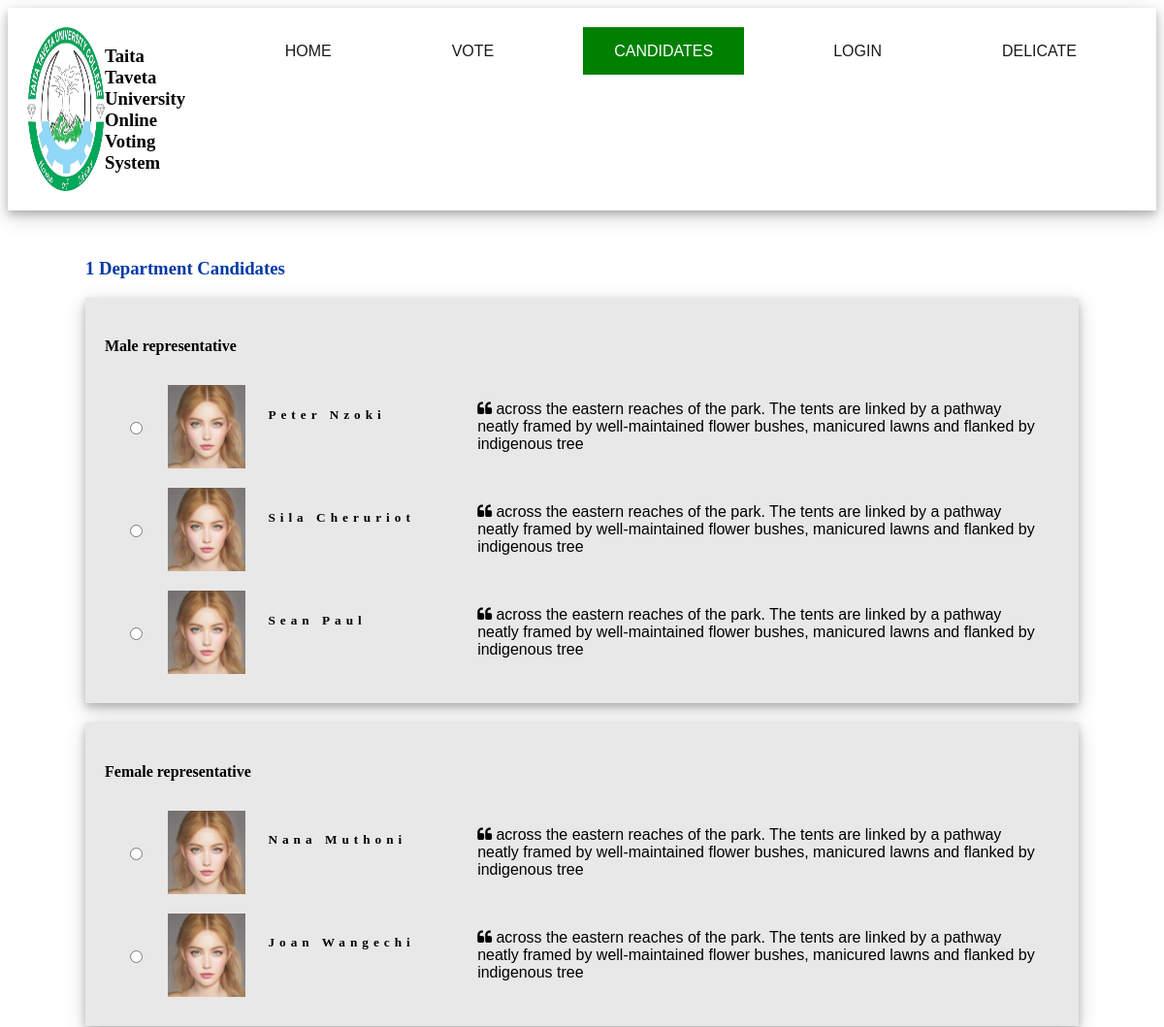
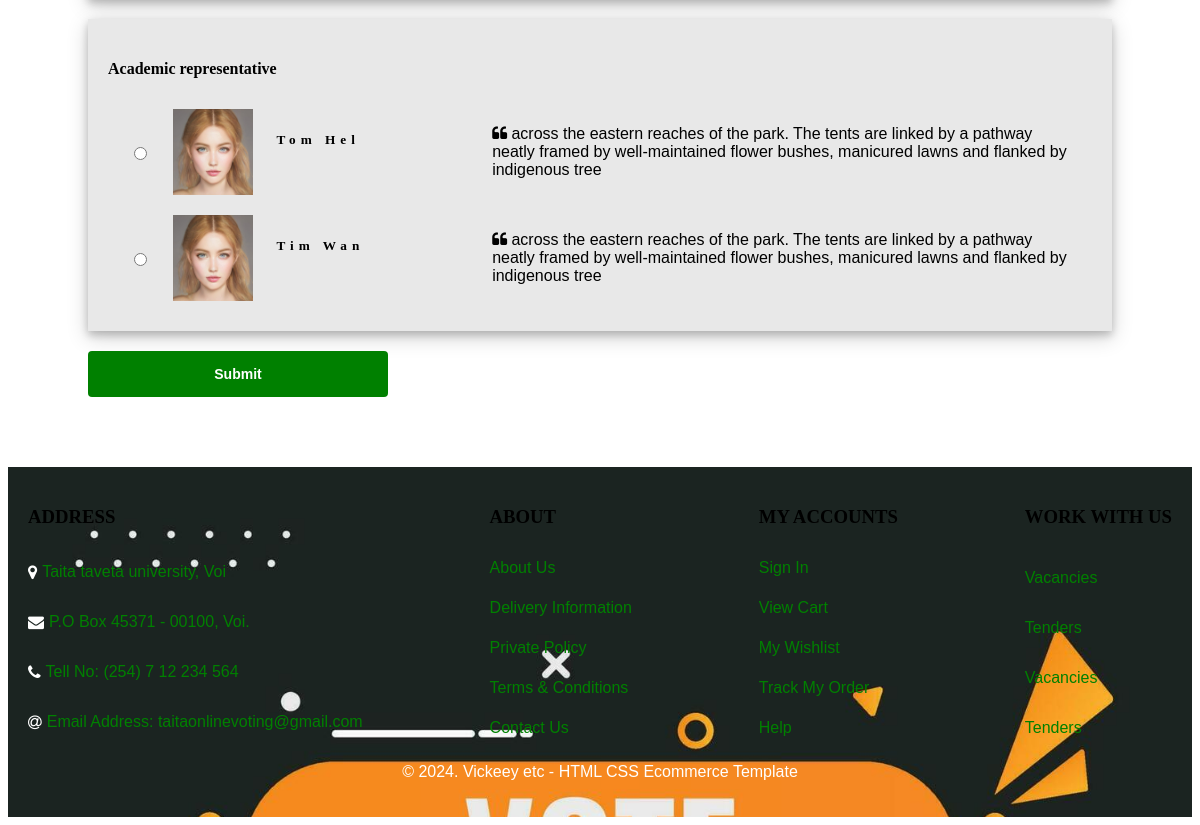
Screenshot of /candidates/1/ with the database file from the repository (2 pictures, top to bottom).
### votingapp/models.py (models this page shows)
class Deligate(models.Model):
    POSITION_OPTIONS = (
        ('MR','Male representative'),
        ('FR','Female representative'),
        ('AR','Academic representative'),
    )
    first_name = models.CharField(max_length=100)
    last_name = models.CharField(max_length=100)
    position = models.CharField(max_length=100,choices=POSITION_OPTIONS)
    department = models.ForeignKey(Department,on_delete=models.CASCADE,blank=True,null=True)
    reg_no = models.CharField(max_length=20)
    about = models.CharField(max_length=500)
    vote = models.IntegerField(default=0)
    def get_full_name(self):
        return f"{self.first_name } {self.last_name}"

### votingapp/views.py (the view, shortened to what this page needs)
# urls.py: path('candidates/<str:department>/', CandidatesView.as_view(), name='candidates'),
class CandidatesView(DetailView):
    def get(self, *args, **kwargs):
        department = self.kwargs.get('department', None)
        male_delegates = Deligate.objects.filter(position='MR')
        female_delegates = Deligate.objects.filter(position='FR')
        academic_delegates = Deligate.objects.filter(position='AR')
        form = VotesForm()
        context = {
            'male_delegates': male_delegates,
            'female_delegates': female_delegates,
            'academic_delegates': academic_delegates,
            'form': form,
            'department': department,
        }
        return render(self.request, 'candidates.html', context)

### votingapp/forms.py
class VotesForm(forms.Form):
    male_vote = forms.IntegerField(required=False)
    female_vote = forms.IntegerField(required=False)
    academic_vote = forms.IntegerField(required=False)

### templates/candidates.html (shortened to what this page needs)
{% extends 'base.html' %}
{% load static %}
{% block content %}
<body>
    <div class="header">
        <div class="logo">
            <a href=""><img src="{% static 'images/votelogo.png' %}">
                <h3>Taita Taveta University <br> Online Voting System</h3>
            </a>
        </div>
        <div>
            <ul id="navbar">
                <li><a href="">HOME</a></li>
                <li><a href="">VOTE</a></li>
                <li><a class="active" href="">CANDIDATES</a></li>
                <li><a href="">LOGIN</a></li>
                <li><a href="">DELICATE</a></li>
            </ul>
        </div>
    </div>
    <div class="candidates">
        {% if department %}
        <h3>{{ department }} Department Candidates</h3>
        {% else %}
        <h3>Department not available</h3>
        {% endif %}
        <form method="POST">
            <div class="candidates-container">
                <h4>Male representative</h4>
                {% if male_delegates %}
                    {% if male_delegates|length == 1 %}
                        <p>Position Unopposed</p>
                    {% else %}
                        {% for deligate in male_delegates %}
                        <div class="cand">
                            <input type="radio" name="male_vote" id="{{ deligate.id }}" value="{{ deligate.id }}" required>
                            <img src="{% static 'images/person2.jpg' %}">
                            <h5>{{ deligate.get_full_name }}</h5>
                            <p><i class="fa fa-quote-left"></i> {{ deligate.about }}</p>
                        </div>
                        {% endfor %}
                    {% endif %}
                {% else %}
                    <p>No delegate</p>
                {% endif %}
            </div>
            <div class="candidates-container">
                <h4>Female representative</h4>
                {% if female_delegates %}
                    {% if female_delegates|length == 1 %}
                        <p>Position Unopposed</p>
                    {% else %}
                        {% for deligate in female_delegates %}
                        <div class="cand">
                            <input type="radio" name="female_vote" id="{{ deligate.id }}" value="{{ deligate.id }}">
                            <img src="{% static 'images/person2.jpg' %}">
                            <h5>{{ deligate.get_full_name }}</h5>
                            <p><i class="fa fa-quote-left"></i> {{ deligate.about }}</p>
                        </div>
                        {% endfor %}
                    {% endif %}
                {% else %}
                    <p>No delegate</p>
                {% endif %}
            </div>
            <div class="candidates-container">
                <h4>Academic representative</h4>
                {% if academic_delegates %}
                    {% if academic_delegates|length == 1 %}
                        <p>Position Unopposed</p>
                    {% else %}
                        {% for deligate in academic_delegates %}
                        <div class="cand">
                            <input type="radio" name="academic_vote" id="{{ deligate.id }}" value="{{ deligate.id }}">
                            <img src="{% static 'images/person2.jpg' %}">
                            <h5>{{ deligate.get_full_name }}</h5>
                            <p><i class="fa fa-quote-left"></i> {{ deligate.about }}</p>
                        </div>
                        {% endfor %}
                    {% endif %}
                {% else %}
                    <p>No delegate</p>
                {% endif %}
            </div>
            <button class="normal" type="submit">Submit</button>
        </form>
    </div>
    <div class="footer">
        <div class="div">
            <div class="col">
                <h3>ADDRESS</h3>
                <li>
                    <i class="fa fa-map-marker"></i>
                    <p>Taita taveta university, Voi</p>
                </li>
                <li>
                    <i class="fa fa-envelope"></i>
                    <p>P.O Box 45371 - 00100, Voi.</p>
                </li>
                <li>
                    <i class="fa fa-phone"></i>
                    <p>Tell No: (254) 7 12 234 564</p>
                </li>
                <li>
                    <i class="fa fa-at"></i>
                    <p>Email Address: taitaonlinevoting@gmail.com</p>
                </li>
            </div>
            <div class="col">
                <h3>ABOUT</h3>
                <a href="#">About Us</a>
                <a href="#">Delivery Information</a>
                <a href="#">Private Policy</a>
                <a href="#">Terms & Conditions</a>
                <a href="#">Contact Us</a>
            </div>
            <div class="col">
                <h3>MY ACCOUNTS</h3>
                <a href="#">Sign In </a>
                <a href="#">View Cart</a>
                <a href="#">My Wishlist</a>
                <a href="#">Track My Order</a>
                <a href="#">Help</a>
            </div>
            <div class="col">
                <h3>WORK WITH US</h3>
                <a href="#">Vacancies</a>
                <a href="#">Tenders</a>
                <a href="#">Vacancies</a>
                <a href="#">Tenders</a>
            </div>
        </div>
        <div class="copyright">
            <p>© 2024. Vickeey etc - HTML CSS Ecommerce Template</p>
        </div>
    </div>
</body>
{% endblock content %}

### templates/base.html (shortened to what this page needs)
{% load static %}
<!DOCTYPE html>
<html lang="en">
<head>
    <link rel="stylesheet" href="{% static 'css/index.css' %}">
    <link rel="stylesheet" href="https://cdnjs.cloudflare.com/ajax/libs/font-awesome/4.7.0/css/font-awesome.min.css">
</head>
<body>
    {% block content %}
    {% endblock content %}
</body>
</html>

### static/css/index.css (style rules this page uses)
button.normal { font-size: 14px; font-weight: 600; padding: 15px 30px; color: #000; background-color: #fff; border-radius: 4px; border: none; outline: none; transition: 0.2s; }
.header { display: flex; justify-content: space-between; box-shadow: 0 4px 8px 0 rgba(0, 0, 0, 0.2), 0 6px 20px 0 rgba(0, 0, 0, 0.19); padding: 20px; }
.header .logo { display: flex; }
.header .logo a { color: #000; text-decoration: none; display: flex; }
.header .logo img { width: 80px; }
#navbar { display: flex; }
#navbar li { list-style-type: none; padding: 0 30px; font-family: Helvetica; }
#navbar li a { text-decoration: none; color: #1a1a1a; padding: 16px 32px; transition: 0.5s ease; }
#navbar li a:hover, #navbar li a.active { background: #008000; color: #fff; }
.footer { margin-top: 50px; background-image: url(/static/images/votebanner.jpg); padding: 20px; background-size: cover; }
.footer div { display: flex; justify-content: space-between; font-family: Arial, sans-serif; }
.footer .col { display: flex; flex-direction: column; }
.footer .col h3 { font-family: Verdana; }
.footer .col li { display: flex; list-style-type: none; align-items: center; color: #008000; }
.footer .col li i { margin-right: 5px; color: #fff; }
.footer .col a { text-decoration: none; margin-bottom: 10px; color: #008000; }
.footer .copyright p { width: 100%; text-align: center; color: #fff; }
.candidates { padding: 20px 80px; }
.candidates .cand { display: flex; justify-content: space-around; padding: 10px; }
.candidates .candidates-container { box-shadow: 0 4px 8px 0 rgba(0, 0, 0, 0.2), 0 6px 20px 0 rgba(0, 0, 0, 0.19); padding: 20px; background: #E8E8E8; margin-bottom: 20px; }
.candidates h3 { text-transform: capitalize; font-family: Lucida Handwriting; color: #0039a6; }
.candidates h4 { font-family: Verdana; }
.candidates .cand img { width: 80px; }
.candidates .cand h5 { letter-spacing: 5px; width: 20%; }
.candidates .cand p { width: 60%; font-family: Helvetica; }
.candidates button { background: #008000; color: #fff; width: 300px; }

### rows the page displays
Deligate: get_full_name "Peter Nzoki", about "across the eastern reaches of the park. The tents are linked by a pathway neatly framed by well-maintained flower bushes, manicured lawns and flanked by indigenous tree"
Deligate: get_full_name "Sila Cheruriot", about "across the eastern reaches of the park. The tents are linked by a pathway neatly framed by well-maintained flower bushes, manicured lawns and flanked by indigenous tree"
Deligate: get_full_name "Sean Paul", about "across the eastern reaches of the park. The tents are linked by a pathway neatly framed by well-maintained flower bushes, manicured lawns and flanked by indigenous tree"
Deligate: get_full_name "Nana Muthoni", about "across the eastern reaches of the park. The tents are linked by a pathway neatly framed by well-maintained flower bushes, manicured lawns and flanked by indigenous tree"
Deligate: get_full_name "Joan Wangechi", about "across the eastern reaches of the park. The tents are linked by a pathway neatly framed by well-maintained flower bushes, manicured lawns and flanked by indigenous tree"
Deligate: get_full_name "Tom Hel", about "across the eastern reaches of the park. The tents are linked by a pathway neatly framed by well-maintained flower bushes, manicured lawns and flanked by indigenous tree"
Deligate: get_full_name "Tim Wan", about "across the eastern reaches of the park. The tents are linked by a pathway neatly framed by well-maintained flower bushes, manicured lawns and flanked by indigenous tree"

### other values shown
{{ department }} "1"
